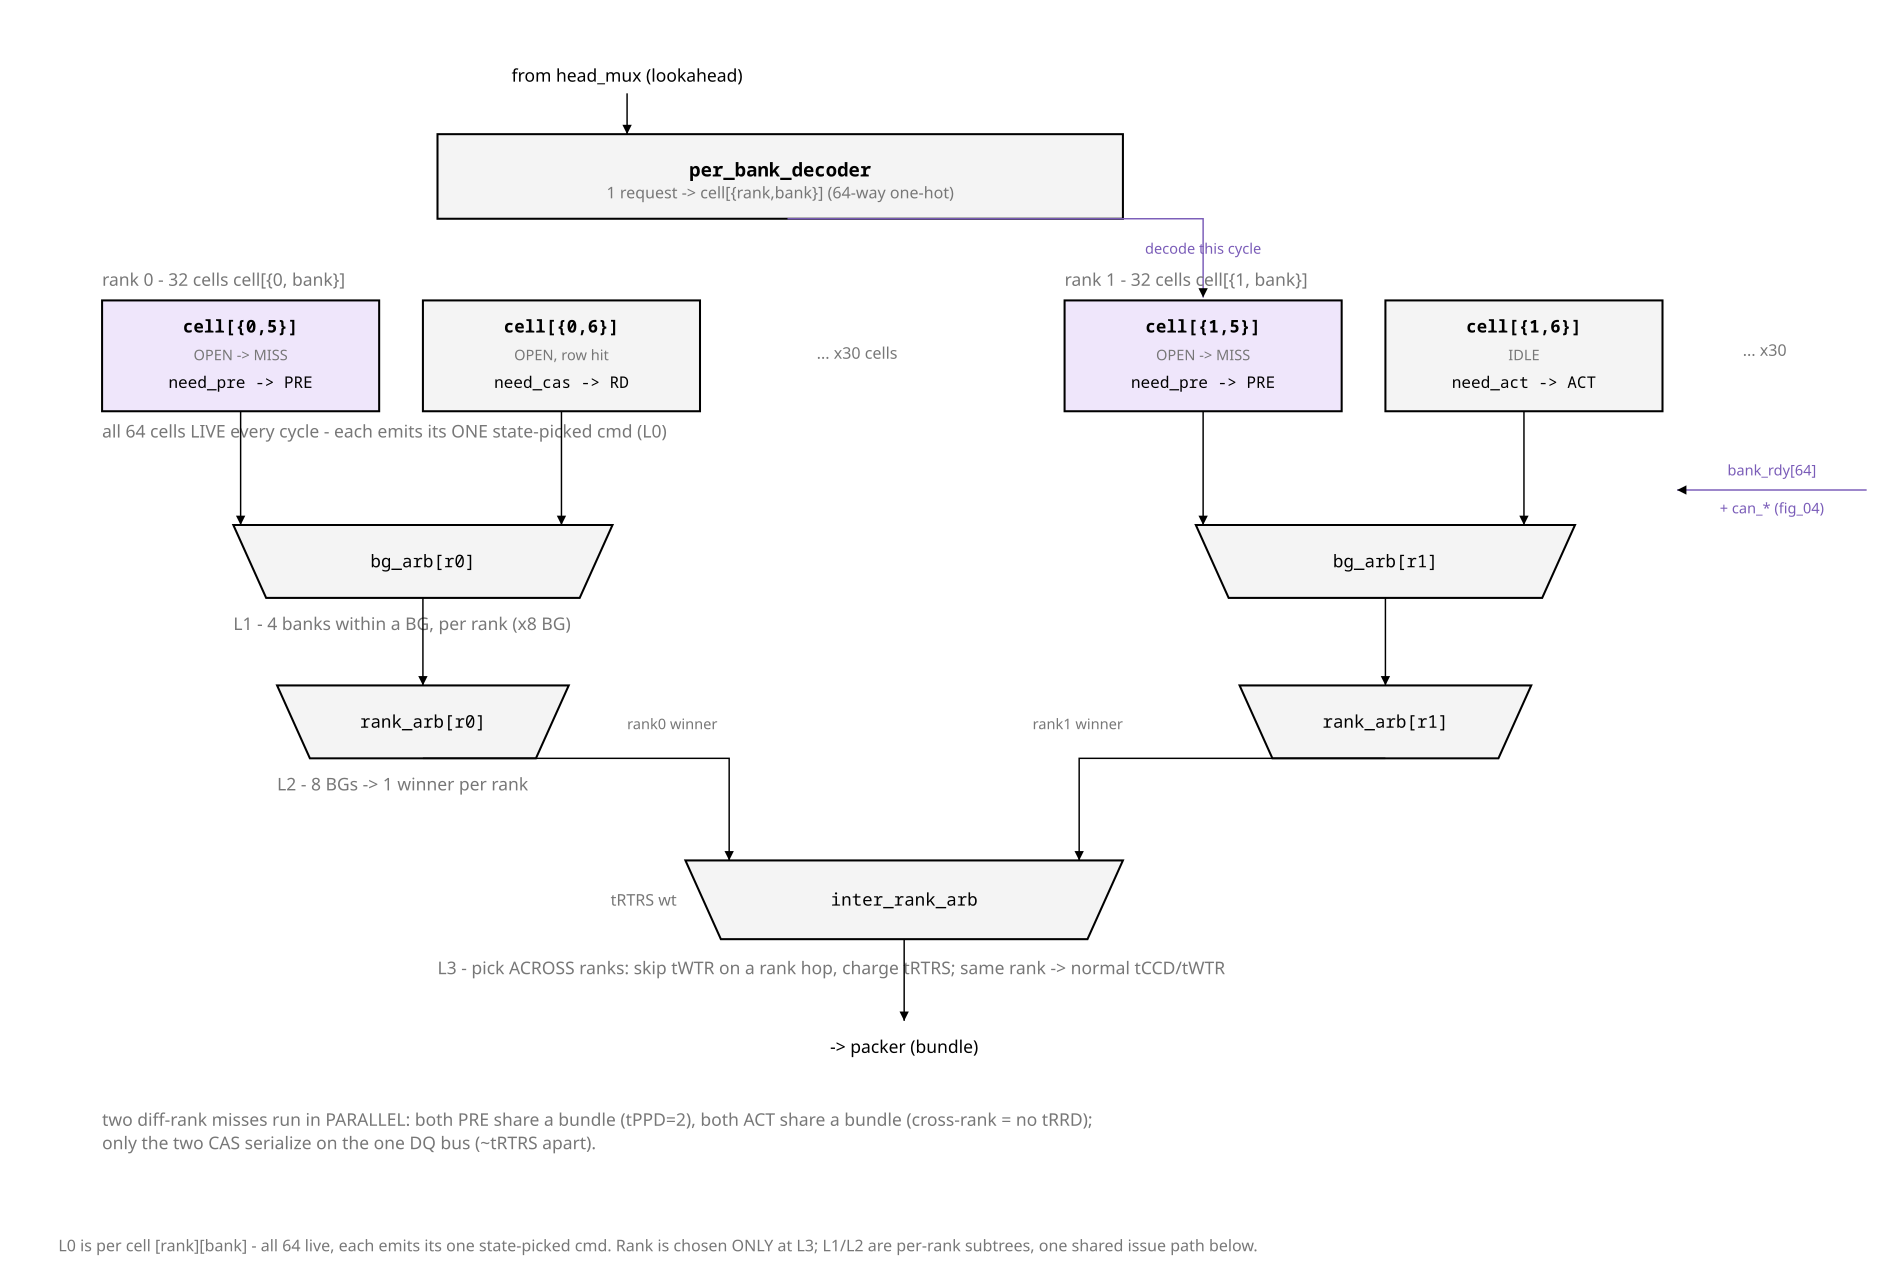

This figure's Python source:
from rtlfig import Fig, MUTED, FILL_LOGIC, FILL_NEW, FILL_ACTIVE

# fig_07 — L0 with all ranks in flight.
# Invariant: L0 is per cell [rank][bank] - all N_RANKS x N_BANKS live, each emits
# ITS ONE state-picked cmd. Rank is picked ONLY at L3; L1/L2 are per-rank subtrees.

SB = "#7a5cb8"
f = Fig(1300, 880)


def cell(x, y, name, s, emit, hl=False):
    f.rect(x, y, 190, 76, fill=(FILL_NEW if hl else FILL_LOGIC), width=1.4)
    f.text(x + 95, y + 22, name, size=12, anchor="middle", bold=True)
    f.text(x + 95, y + 41, s, size=10, mono=False, anchor="middle", fill=MUTED)
    f.text(x + 95, y + 60, emit, size=11, anchor="middle")
    return x + 95


# ---------------- decoder ----------------
f.text(430, 56, "from head_mux (lookahead)", size=12, mono=False,
       anchor="middle")
f.line(430, 64, 430, 92, arrow=True)
f.logic(300, 92, 470, 58, "per_bank_decoder",
        "1 request -> cell[{rank,bank}]   (64-way one-hot)")

# routes ONE request this cycle (example: to cell[{1,5}]); rest already in flight
f.path("M540 150 L825 150 L825 204", arrow=True, stroke=SB)
f.text(825, 174, "decode this cycle", size=10, mono=False, anchor="middle",
       fill=SB)

# ---------------- cell bands, per rank ----------------
f.note(70, 196, "rank 0   -   32 cells  cell[{0, bank}]")
c05 = cell(70, 206, "cell[{0,5}]", "OPEN -> MISS", "need_pre -> PRE", hl=True)
c06 = cell(290, 206, "cell[{0,6}]", "OPEN, row hit", "need_cas -> RD")
f.text(560, 246, "... x30 cells", size=11, mono=False, fill=MUTED)

f.note(730, 196, "rank 1   -   32 cells  cell[{1, bank}]")
c15 = cell(730, 206, "cell[{1,5}]", "OPEN -> MISS", "need_pre -> PRE", hl=True)
c16 = cell(950, 206, "cell[{1,6}]", "IDLE", "need_act -> ACT")
f.text(1195, 244, "... x30", size=11, mono=False, fill=MUTED)

f.note(70, 300, "all 64 cells LIVE every cycle - each emits its ONE state-picked cmd (L0)")

# bank_rdy + can_* from scoreboard into the cells (enters below the cell row)
f.line(1280, 336, 1150, 336, arrow=True, stroke=SB)
f.text(1215, 326, "bank_rdy[64]", size=10, mono=False, anchor="middle", fill=SB)
f.text(1215, 352, "+ can_* (fig_04)", size=10, mono=False, anchor="middle",
       fill=SB)

# ---------------- L1 bg_arb, per rank ----------------
f.mux(160, 360, 260, 50, "bg_arb[r0]")
f.mux(820, 360, 260, 50, "bg_arb[r1]")
for cx in (c05, c06):
    f.line(cx, 282, cx if 160 < cx < 420 else 290, 360, arrow=True)
for cx in (c15, c16):
    f.line(cx, 282, cx if 820 < cx < 1080 else 950, 360, arrow=True)
f.note(160, 432, "L1  -  4 banks within a BG, per rank  (x8 BG)")

# ---------------- L2 rank_arb, per rank ----------------
f.line(290, 410, 290, 470, arrow=True)
f.mux(190, 470, 200, 50, "rank_arb[r0]")
f.line(950, 410, 950, 470, arrow=True)
f.mux(850, 470, 200, 50, "rank_arb[r1]")
f.note(190, 542, "L2  -  8 BGs -> 1 winner per rank")
f.text(430, 500, "rank0 winner", size=10, mono=False, fill=MUTED)
f.text(770, 500, "rank1 winner", size=10, mono=False, anchor="end", fill=MUTED)

# ---------------- L3 inter-rank ----------------
f.path("M290 520 L500 520 L500 590", arrow=True)
f.path("M950 520 L740 520 L740 590", arrow=True)
mux3 = f.mux(470, 590, 300, 54, "inter_rank_arb", sel="tRTRS wt")
f.note(300, 668, "L3  -  pick ACROSS ranks: skip tWTR on a rank hop, charge tRTRS; "
                 "same rank -> normal tCCD/tWTR")

f.line(620, 644, 620, 700, arrow=True)
f.text(620, 722, "->  packer (bundle)", size=12, mono=False, anchor="middle")

# parallelism note
f.note(70, 772, "two diff-rank misses run in PARALLEL: both PRE share a bundle "
                "(tPPD=2), both ACT share a bundle (cross-rank = no tRRD);")
f.note(70, 788, "only the two CAS serialize on the one DQ bus (~tRTRS apart).")

f.caption(40, 858, "L0 is per cell [rank][bank] - all 64 live, each emits its one "
                   "state-picked cmd. Rank is chosen ONLY at L3; L1/L2 are "
                   "per-rank subtrees, one shared issue path below.")

f.save("fig_07_l0_rank.svg")
print("wrote fig_07_l0_rank.svg")
